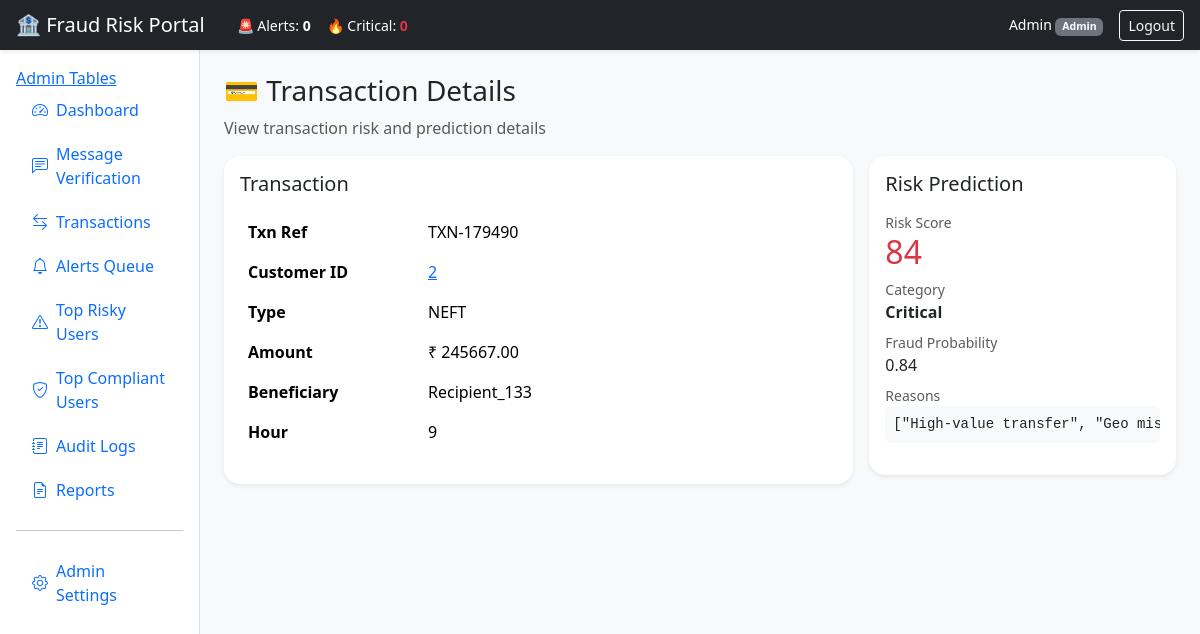
/transaction/763 (signed in), run on the app's committed database.
### app/models.py (models this page shows, shortened)
class User(db.Model, UserMixin):
    id = db.Column(db.Integer, primary_key=True)
    username = db.Column(db.String(80), unique=True, nullable=False)
    full_name = db.Column(db.String(120), nullable=False)
    role = db.Column(db.String(40), nullable=False, default=ROLE_BANKER)
    password_hash = db.Column(db.String(255), nullable=False)
    active = db.Column(db.Boolean, default=True)

class Transaction(db.Model):
    id = db.Column(db.Integer, primary_key=True)
    customer_id = db.Column(db.Integer, db.ForeignKey("customer.id"), nullable=True)
    txn_ref = db.Column(db.String(30), unique=True, nullable=False)
    txn_type = db.Column(db.String(40), nullable=False)
    amount = db.Column(db.Float, nullable=False)
    beneficiary = db.Column(db.String(120), nullable=True)
    beneficiary_risk = db.Column(db.Integer, default=0)
    hour_of_day = db.Column(db.Integer, default=12)
    geo_mismatch = db.Column(db.Integer, default=0)
    scam_message_minutes = db.Column(db.Integer, default=9999)
    repeated_small_txn = db.Column(db.Integer, default=0)
    international_flag = db.Column(db.Integer, default=0)
    cash_withdrawal = db.Column(db.Integer, default=0)
    created_at = db.Column(db.DateTime, default=datetime.utcnow)

class TransactionPrediction(db.Model):
    id = db.Column(db.Integer, primary_key=True)
    transaction_id = db.Column(db.Integer, db.ForeignKey("transaction.id"), nullable=False)
    fraud_probability = db.Column(db.Float, nullable=False)
    risk_score = db.Column(db.Integer, nullable=False)
    risk_category = db.Column(db.String(30), nullable=False)
    reasons_json = db.Column(db.Text, nullable=False)
    anomaly_score = db.Column(db.Float, default=0.0)
    model_probability = db.Column(db.Float, default=0.0)

### app/routes/main.py (the view)
@main_bp.route("/transaction/<int:txn_id>")
@login_required
def transaction_view(txn_id):
    txn = Transaction.query.get_or_404(txn_id)
    pred = TransactionPrediction.query.filter_by(transaction_id=txn.id).first()
    return render_template("transaction_view.html", txn=txn, pred=pred)

### app/models.py (called while the page is built)
@login_manager.user_loader
def load_user(user_id):
    return db.session.get(User, int(user_id))

### app/routes/main.py (called while the page is built)
@main_bp.app_context_processor
def inject_stats():
    stats = {
        "total": MessagePrediction.query.count(),
        "fraud": MessagePrediction.query.filter(MessagePrediction.risk_score >= 50).count(),
        "legit": MessagePrediction.query.filter(MessagePrediction.risk_score < 50).count(),
    }
    return dict(stats=stats)

### templates/transaction_view.html
{% extends "base.html" %}
{% block content %}
<h3 class="mb-2">💳 Transaction Details</h3>
<p class="text-muted">View transaction risk and prediction details</p>
<div class="row g-3">
  <div class="col-lg-8">
    <div class="card shadow-sm rounded-4">
      <div class="card-body">
        <h5 class="mb-3">Transaction</h5>
        <table class="table table-borderless">
          <tr>
            <th style="width: 180px;">Txn Ref</th>
            <td>{{ txn.txn_ref }}</td>
          </tr>
          <tr>
            <th>Customer ID</th>
            <td>
              {% if txn.customer_id %}
                <a href="{{ url_for('main.customer_profile', customer_id=txn.customer_id) }}">{{ txn.customer_id }}</a>
              {% else %}
                -
              {% endif %}
            </td>
          </tr>
          <tr>
            <th>Type</th>
            <td>{{ txn.txn_type }}</td>
          </tr>
          <tr>
            <th>Amount</th>
            <td>₹ {{ "%.2f"|format(txn.amount) }}</td>
          </tr>
          <tr>
            <th>Beneficiary</th>
            <td>{{ txn.beneficiary or "-" }}</td>
          </tr>
          <tr>
            <th>Hour</th>
            <td>{{ txn.hour_of_day }}</td>
          </tr>
        </table>
      </div>
    </div>
  </div>
  <div class="col-lg-4">
    <div class="card shadow-sm rounded-4">
      <div class="card-body">
        <h5 class="mb-3">Risk Prediction</h5>
        {% if pred %}
          <div class="mb-2">
            <div class="small text-muted">Risk Score</div>
            <div class="h2 {% if pred.risk_score >= 75 %}text-danger{% elif pred.risk_score >= 50 %}text-warning{% else %}text-success{% endif %}">
              {{ pred.risk_score }}
            </div>
          </div>
          <div class="mb-2">
            <div class="small text-muted">Category</div>
            <div class="fw-bold">{{ pred.risk_category }}</div>
          </div>
          <div class="mb-2">
            <div class="small text-muted">Fraud Probability</div>
            <div>{{ pred.fraud_probability }}</div>
          </div>
          <div class="mb-2">
            <div class="small text-muted">Reasons</div>
            <pre class="small bg-light p-2 rounded">{{ pred.reasons_json }}</pre>
          </div>
        {% else %}
          <div class="text-muted">No prediction available for this transaction.</div>
        {% endif %}
      </div>
    </div>
  </div>
</div>
{% endblock %}

### templates/base.html (shortened to what this page needs)
<!doctype html>
<html lang="en">
<head>
  <link href="https://cdn.jsdelivr.net/npm/bootstrap@5.3.3/dist/css/bootstrap.min.css" rel="stylesheet">
  <link href="https://cdn.jsdelivr.net/npm/bootstrap-icons@1.11.3/font/bootstrap-icons.css" rel="stylesheet">
  <link rel="stylesheet" href="{{ url_for('static', filename='css/style.css') }}">
</head>
<body class="bg-light">
<nav class="navbar navbar-dark bg-dark shadow-sm px-3">
  <div class="d-flex align-items-center gap-3">
    <span class="navbar-brand mb-0 h5">🏦 Fraud Risk Portal</span>
    <div class="d-none d-md-flex gap-3 text-white small">
      <span>🚨 Alerts: <b>{{ stats.open_alerts or 0 }}</b></span>
      <span>🔥 Critical: <b class="text-danger">{{ stats.critical_alerts or 0 }}</b></span>
    </div>
  </div>
  <div class="d-flex align-items-center gap-3 text-white">
    {% if current_user.is_authenticated %}
      <span class="small">
        {{ current_user.full_name }}
        <span class="badge bg-secondary">{{ current_user.role }}</span>
      </span>
      <a class="btn btn-outline-light btn-sm" href="{{ url_for('auth.logout') }}">Logout</a>
    {% endif %}
  </div>
</nav>
<div class="container-fluid">
  <div class="row">
    <aside class="col-lg-2 bg-white border-end min-vh-100 p-3">
    <a href="{{ url_for('admin.list_tables') }}">Admin Tables</a>
      <div class="nav flex-column gap-1">
        {% macro nav_item(endpoint, icon, label) %}
          <a class="nav-link d-flex align-items-center gap-2
            {% if request.endpoint == endpoint %}active fw-bold text-primary{% endif %}"
            href="{{ url_for(endpoint) }}">
            <i class="bi {{ icon }}"></i> {{ label }}
          </a>
        {% endmacro %}
        {{ nav_item('main.dashboard', 'bi-speedometer2', 'Dashboard') }}
        {{ nav_item('main.message_verify', 'bi-chat-left-text', 'Message Verification') }}
        {{ nav_item('main.transaction_monitor', 'bi-arrow-left-right', 'Transactions') }}
        {{ nav_item('main.alerts_queue', 'bi-bell', 'Alerts Queue') }}
        {{ nav_item('main.top_risky', 'bi-exclamation-triangle', 'Top Risky Users') }}
        {{ nav_item('main.top_compliant', 'bi-shield-check', 'Top Compliant Users') }}
        {{ nav_item('main.audit_logs', 'bi-journal-text', 'Audit Logs') }}
        {{ nav_item('main.reports_page', 'bi-file-earmark-text', 'Reports') }}
        {% if current_user.role == "Admin" %}
          <hr>
          {{ nav_item('main.admin_settings', 'bi-gear', 'Admin Settings') }}
        {% endif %}
      </div>
    </aside>
    <main class="col-lg-10 p-4">
      {% block content %}{% endblock %}
    </main>
  </div>
</div>
</body>
</html>

### static/css/style.css (style rules this page uses)
:root { --navy: #0b1f3a; --accent: #1d4ed8; --soft: #f4f7fb; }
.card { border: 0; }
.table td, .table th { vertical-align: middle; }

### data on the page
User: full_name "Admin", role "Admin"
Transaction: txn_ref "TXN-179490", customer_id "2", txn_type "NEFT", amount "245667.00", beneficiary "Recipient_133", hour_of_day "9"
TransactionPrediction: risk_score "84", risk_category "Critical", fraud_probability "0.84", reasons_json "[\"High-value transfer\", \"Geo…"

### other printed values
{{ stats.open_alerts or 0 }} "0"
{{ stats.critical_alerts or 0 }} "0"
{{ label }} "Dashboard Message Verification Transactions Alerts Queue Top Risky Users Top Compliant Users Audit Logs Reports Admin Settings"
